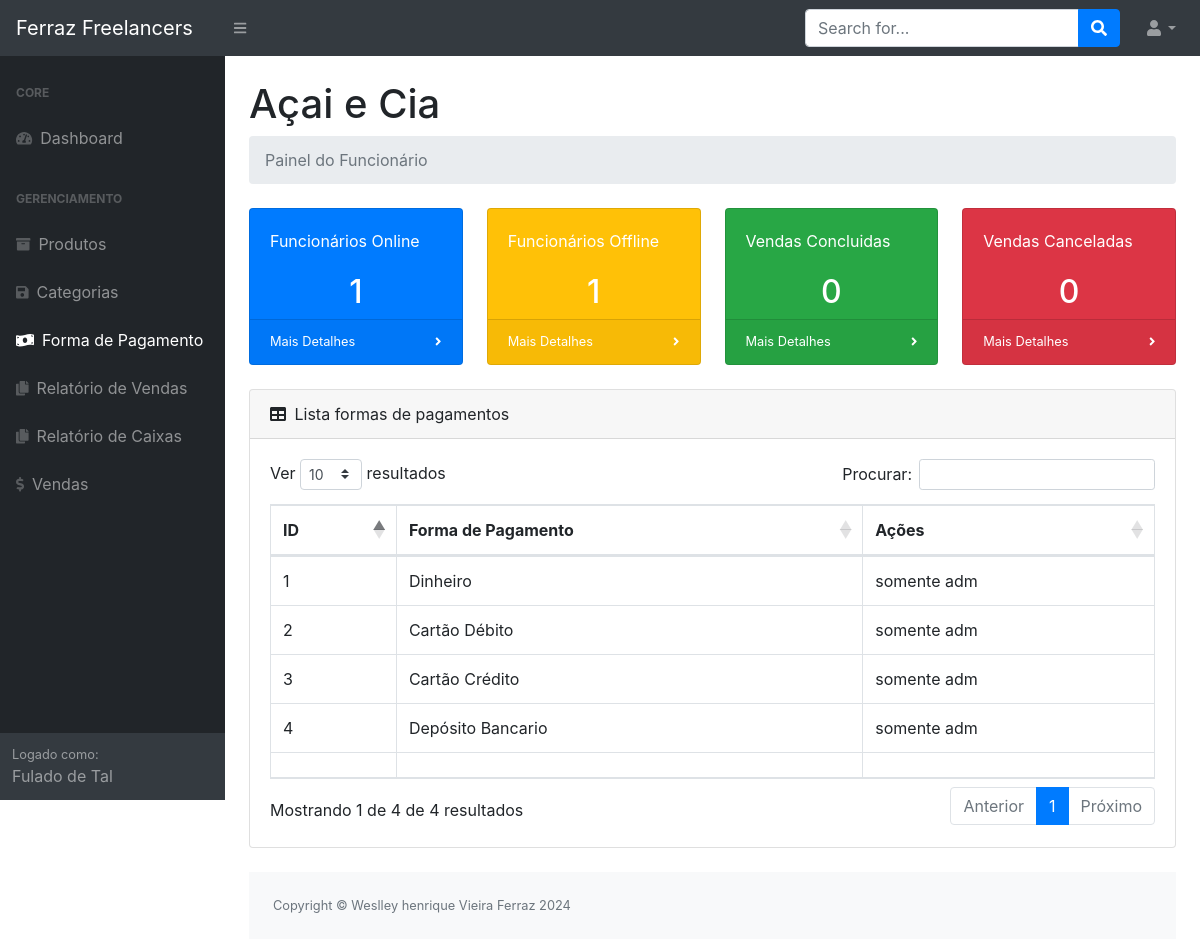
The page /pagamentos.php (signed in) on the database its author committed.
### tables this page shows
CREATE TABLE IF NOT EXISTS `funcionarios` (
  `id_funcionario` int(11) NOT NULL AUTO_INCREMENT,
  `id_adm` int(11) NOT NULL,
  `situacao` int(11) NOT NULL,
  `nome` varchar(300) NOT NULL,
  `email` varchar(300) NOT NULL,
  `telefone` varchar(300) DEFAULT NULL,
  `senha` varchar(300) NOT NULL,
  `data_registro` date NOT NULL,
  `presenca` int(11) DEFAULT NULL,
  `entrou` time DEFAULT NULL,
  `saiu` time DEFAULT NULL,
  PRIMARY KEY (`id_funcionario`)
);

CREATE TABLE IF NOT EXISTS `dados_empresa` (
  `id_dado` int(11) NOT NULL AUTO_INCREMENT,
  `id_adm` int(11) NOT NULL,
  `empresa` varchar(300) DEFAULT NULL,
  `cnpj` varchar(300) DEFAULT NULL,
  `telefone` varchar(300) DEFAULT NULL,
  PRIMARY KEY (`id_dado`)
);

CREATE TABLE IF NOT EXISTS `forma_pagamento` (
  `id_fp` int(11) NOT NULL AUTO_INCREMENT,
  `forma_pagamento` varchar(300) NOT NULL,
  PRIMARY KEY (`id_fp`)
);

### classes/verificacoes.php (called while the page is built, shortened)
<?php
 Class verificacao{
 	public function verifica_nivel($id_adm, $id_mestre, $id_funcionario){
 		if ($id_funcionario != null) {
 			$retorno = "Painel do Funcionário";
 		}
 		return $retorno;
 	}
    public function verifica_id_adm($id_funcionario){
        $c = new conectar();
        $conexao = $c->conexao();
        $busca = "SELECT * FROM funcionarios WHERE id_funcionario = '$id_funcionario'";
        $resultado = mysqli_query($conexao, $busca);
        $funcionario = mysqli_fetch_array($resultado);
        $id_adm = $funcionario["id_adm"];
        $retorno = $id_adm;
        return $retorno;
    }
    public function verifica_nome_empresa($id_adm){
        $c = new conectar();
        $conexao = $c->conexao();
        $busca = "SELECT * FROM dados_empresa WHERE id_adm = '$id_adm'";
        $resultado = mysqli_query($conexao, $busca);
        $empresa = mysqli_fetch_array($resultado);
        $nome_empresa = $empresa["empresa"];
        return $nome_empresa;
    }
 }

### pagamentos.php (the view, shortened to what this page needs)
<?php
    $hoje = date("Y,m,d");
    include_once("menu.php");
    include_once("classes/verificacoes.php");
    if(isset($_SESSION['usuario'])){
        $c = new conectar();
        $conexao = $c->conexao();
        $v = new verificacao();
        $verificacao = $v->verifica_nivel($id_adm, $id_mestre, $id_funcionario);
        if (@$_SESSION['id_funcionario'] != null) {
            $id_adm = $v->verifica_id_adm($id_funcionario);
        }
        $nome_empresa = $v->verifica_nome_empresa($id_adm);
?>
            <div id="layoutSidenav_content">
                <main>
                    <div class="container-fluid">
                        <h1 class="mt-4"><?php echo $nome_empresa; ?></h1>
                        <ol class="breadcrumb mb-4">
                            <li class="breadcrumb-item active"><?php echo $verificacao; ?></li>
                        </ol>
                        <?php if (!isset($_GET["vendas"])) { ?>
                        <div class="row">
                            <div class="col-xl-3 col-md-6">
                                <?php
                                $consulta_funcionarios = "SELECT * FROM funcionarios WHERE id_adm = $id_adm AND presenca = '1'";
                                $resultado_funcionarios = mysqli_query($conexao, $consulta_funcionarios);
                                $linha_funcionarios = mysqli_num_rows($resultado_funcionarios)
                                 ?>
                                <div class="card bg-primary text-white mb-4">
                                    <div class="card-body">Funcionários Online</div>
                                    <center><h2><?php echo $linha_funcionarios; ?></h2></center>
                                    <div class="card-footer d-flex align-items-center justify-content-between">
                                        <a class="small text-white stretched-link" href="#">Mais Detalhes</a>
                                        <div class="small text-white"><i class="fas fa-angle-right"></i></div>
                                    </div>
                                </div>
                            </div>
                            <div class="col-xl-3 col-md-6">
                                <?php
                                $consulta_funcionarios2 = "SELECT * FROM funcionarios WHERE id_adm = $id_adm AND presenca = '2'";
                                $resultado_funcionarios2 = mysqli_query($conexao, $consulta_funcionarios2);
                                $linha_funcionarios2 = mysqli_num_rows($resultado_funcionarios2)
                                 ?>
                                <div class="card bg-warning text-white mb-4">
                                    <div class="card-body">Funcionários Offline</div>
                                    <center><h2><?php echo $linha_funcionarios2; ?></h2></center>
                                    <div class="card-footer d-flex align-items-center justify-content-between">
                                        <a class="small text-white stretched-link" href="#">Mais Detalhes</a>
                                        <div class="small text-white"><i class="fas fa-angle-right"></i></div>
                                    </div>
                                </div>
                            </div>
                            <div class="col-xl-3 col-md-6">
                                <?php
                                if (@$_SESSION['id_adm'] != null) {
                                    $consulta_vr = "SELECT * FROM vendas WHERE id_adm = $id_adm AND data_venda = '$hoje' AND situacao = '1'";
                                }elseif (@$_SESSION['id_funcionario'] != null) {
                                    $consulta_vr = "SELECT * FROM vendas WHERE id_adm = $id_adm AND id_funcionario = '$id_funcionario' AND data_venda = '$hoje' AND situacao = '1'";
                                }
                                $resultado_vr = mysqli_query($conexao, $consulta_vr);
                                $linha_vr = mysqli_num_rows($resultado_vr);
                                 ?>
                                <div class="card bg-success text-white mb-4">
                                    <div class="card-body">Vendas Concluidas</div>
                                    <center><h2><?php echo $linha_vr; ?></h2></center>
                                    <div class="card-footer d-flex align-items-center justify-content-between">
                                        <a class="small text-white stretched-link" href="#">Mais Detalhes</a>
                                        <div class="small text-white"><i class="fas fa-angle-right"></i></div>
                                    </div>
                                </div>
                            </div>
                            <div class="col-xl-3 col-md-6">
                                <?php
                                if (@$_SESSION['id_adm'] != null) {
                                    $consulta_vr2 = "SELECT * FROM vendas WHERE id_adm = $id_adm AND data_venda = '$hoje' AND situacao = '3'";
                                }elseif (@$_SESSION['id_funcionario'] != null) {
                                    $consulta_vr2 = "SELECT * FROM vendas WHERE id_adm = $id_adm AND id_funcionario = '$id_funcionario' AND data_venda = '$hoje' AND situacao = '3'";
                                }
                                $resultado_vr2 = mysqli_query($conexao, $consulta_vr2);
                                $linha_vr2 = mysqli_num_rows($resultado_vr2);
                                 ?>
                                <div class="card bg-danger text-white mb-4">
                                    <div class="card-body">Vendas Canceladas</div>
                                    <center><h2><?php echo $linha_vr2; ?></h2></center>
                                    <div class="card-footer d-flex align-items-center justify-content-between">
                                        <a class="small text-white stretched-link" href="#">Mais Detalhes</a>
                                        <div class="small text-white"><i class="fas fa-angle-right"></i></div>
                                    </div>
                                </div>
                            </div>
                        </div>
                        <?php } ?>
                        <div id="tabelaCategoriaLoad" class="card mb-4">
                            <div class="card-header">
                                <i class="fas fa-table mr-1"></i>
                                Lista formas de pagamentos
                            </div>
                            <div class="card-body">
                                <div class="table-responsive">
                                    <table class="table table-bordered" id="dataTable" width="100%" cellspacing="0">
                                        <thead>
                                            <tr>
                                                <th>ID</th>
                                                <th>Forma de Pagamento</th>
                                                <th>Ações</th>
                                            </tr>
                                        </thead>
                                        <tfoot>
                                            <tr>
                                                <th></th>
                                                <th></th>
                                                <th></th>
                                            </tr>
                                        </tfoot>
                                        <tbody>
                                            <?php
                                            $busca_categoria = "SELECT * FROM forma_pagamento";
                                            $resultado_categoria = mysqli_query($conexao, $busca_categoria);
                                            $linha_categoria = mysqli_num_rows($resultado_categoria);
                                            if($linha_categoria == ''){
                                                echo "<th><h3> Não foram encontrados dados Cadastrados no Banco!! </h3></th>";
                                            }else{
                                                while($res = mysqli_fetch_array($resultado_categoria)){
                                             ?>
                                            <tr>
                                                <td><?php echo $res["id_fp"]; ?></td>
                                                <td><?php echo $res["forma_pagamento"]; ?></td>
                                                <td>
                                                    <?php if (@$_SESSION['id_mestre'] != null) { ?>
                                                    <a href="" class="btn btn-info" data-toggle="modal" data-target="#ModalEditarPagamento<?php echo $res["id_fp"] ?>"><i class="fas fa-edit"></i></a>
                                                    <a title="Excluir" class="btn btn-danger" href="funcoes/deletar_pagamento.php?id=<?php echo $res["id_fp"]; ?>"><i class="fa fa-minus-square"></i></a>
                                                    <?php }else{ echo "somente adm";} ?>
                                                </td>
                                            </tr>
                                            <?php }} ?>
                                        </tbody>
                                    </table>
                                </div>
                            </div>
                        </div>
<?php
    include_once("rodape.php");
}else{
    echo "<script language='javascript'>window.alert('ERRO - não está Logado'); </script>";
    echo "<script language='javascript'>window.location='login.php'; </script>";
}
?>

### rows shown on the page
funcionarios: id_adm.empresa "Açai e Cia"
forma_pagamento: id_fp "1", forma_pagamento "Dinheiro"
forma_pagamento: id_fp "2", forma_pagamento "Cartão Débito"
forma_pagamento: id_fp "3", forma_pagamento "Cartão Crédito"
forma_pagamento: id_fp "4", forma_pagamento "Depósito Bancario"

### other values the page prints
$nome "Fulado de Tal"
$verificacao "Painel do Funcionário"
$linha_funcionarios "1"
$linha_funcionarios2 "1"
$linha_vr "0"
$linha_vr2 "0"
